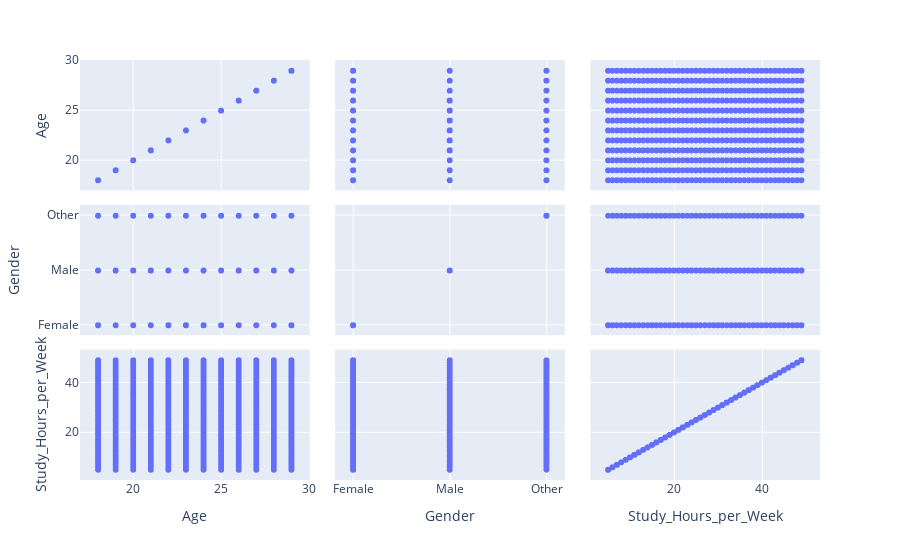

This figure's notebook cell:
### Code cell
grafico = px.scatter_matrix(df, dimensions=['Age', 'Gender', 'Study_Hours_per_Week'])
grafico.show()

### Figure 1 — Plotly figure (JSON) as saved in the notebook; plotly's stock layout.template omitted (floating-point values rounded to 4 significant figures; data arrays with more than 128 entries replaced by an {"elided": "..."} marker saying what was removed)
{"data": [{"dimensions": [{"axis": {"matches": true}, "label": "Age", "values": {"elided": "10000 int values"}}, {"axis": {"matches": true}, "label": "Gender", "values": {"elided": "10000 str values"}}, {"axis": {"matches": true}, "label": "Study_Hours_per_Week", "values": {"elided": "10000 int values"}}], "hovertemplate": "%{xaxis.title.text}=%{x}<br>%{yaxis.title.text}=%{y}<extra></extra>", "legendgroup": "", "marker": {"color": "#636efa", "symbol": "circle"}, "name": "", "showlegend": false, "type": "splom"}], "layout": {"dragmode": "select", "legend": {"tracegroupgap": 0}, "margin": {"t": 60}}}
